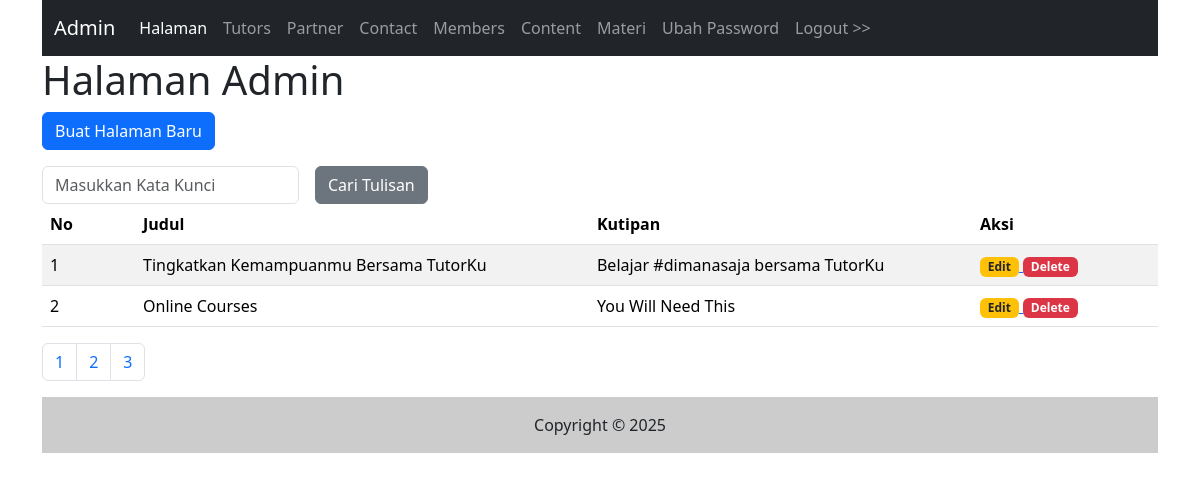
Screenshot of /admin/halaman.php (signed in) with the database file from the repository.
### tables this page shows
CREATE TABLE `halaman` (
  `id` int(11) NOT NULL,
  `judul` varchar(225) NOT NULL,
  `kutipan` varchar(225) NOT NULL,
  `isi` text NOT NULL,
  `tgl_isi` timestamp NOT NULL DEFAULT current_timestamp() ON UPDATE current_timestamp()
);

### admin/halaman.php (the view, shortened to what this page needs)
<?php include("inc_header.php") ?>
        <?php
        $katakunci = (isset ($_GET['katakunci']))? trim($_GET['katakunci']):"";
        ?>
        <h1>Halaman Admin</h1>
        <p>
            <a href="halaman_input.php">
                <input type="button" class="btn btn-primary" value="Buat Halaman Baru"/>
            </a>
        </p>
        <form class="row g-3" method="get" action="">
            <div class="col-auto">
                <input type="text" name="katakunci" class="form-control" placeholder="Masukkan Kata Kunci"
    value="<?php echo $katakunci ?>" oninput="if(this.value===''){ window.location='halaman.php'; }">
            </div>
            <div class="col-auto">
                <input type="submit" name="cari" value="Cari Tulisan" class="btn btn-secondary"/>
            </div>
        </form>
        <table class="table table-striped">
            <thead>
                <tr>
                    <th class="col-1">No</th>
                    <th>Judul</th>
                    <th>Kutipan</th>
                    <th class="col-2">Aksi</th>
                </tr>
            </thead>
            <tbody>
                <?php
                $sqltambahan = "";
                $per_halaman = 2;
                $sql1   = "select * from halaman $sqltambahan";
                $page   =  isset($_GET['page'])?(int)$_GET['page']:1;
                $mulai  =  ($page > 1) ? ($page * $per_halaman) - $per_halaman : 0;
                $q1     = mysqli_query($koneksi,$sql1);
                $total  = mysqli_num_rows($q1);
                $pages  = ceil($total / $per_halaman);
                $nomor  = $mulai + 1;
                $sql1   = $sql1." order by id desc limit $mulai,$per_halaman";
                $q1     = mysqli_query($koneksi,$sql1);
                while ($r1 = mysqli_fetch_array($q1)) {
                    ?>
                        <tr>
                            <td><?php echo $nomor++ ?></td>
                             <td><?php echo $r1['judul'] ?></td>
                             <td><?php echo $r1['kutipan'] ?></td>
                             <td>
                                <a href="halaman_input.php?id=<?php echo $r1['id']?>">
                                <span class="badge bg-warning text-dark">Edit</span>
                                </a>
                                <a href="halaman.php?op=delete&id=<?php echo $r1['id'] ?>" onclick="return confirm('Apakah yakin ingin menghapus data?')">
                                <span class="badge text-bg-danger">Delete</span>
                            </a>
                            </td>
                        </tr>
                    <?php
                }
                ?>
            </tbody>
        </table>
        <nav aria-label="Page navigation example">
            <ul class="pagination">
                <?php
                $cari = isset($_GET['cari'])? $_GET['cari'] : "";
                    for($i=1; $i <= $pages; $i++){
                ?>
                <li class="page-item">
                        <a class="page-link" href="halaman.php?katakunci=<?php echo $katakunci ?>&cari= <?php echo $cari?>&page=<?php echo $i ?>"><?php echo $i ?></a>
                </li>
                <?php
                }
                ?>
            </ul>
        </nav>
        <?php include("inc_footer.php") ?>

### rows the page displays
halaman: judul "Tingkatkan Kemampuanmu Bersama TutorKu", kutipan "Belajar #dimanasaja bersama TutorKu"
halaman: judul "Online Courses", kutipan "You Will Need This"
